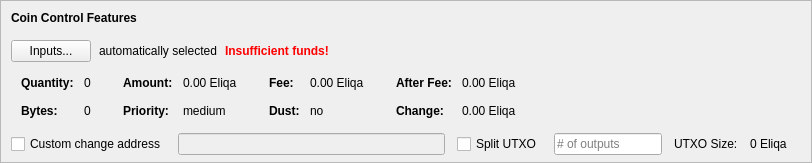
    <widget class="QFrame" name="frameCoinControl">
     <property name="sizePolicy">
      <sizepolicy hsizetype="Expanding" vsizetype="Expanding">
       <horstretch>0</horstretch>
       <verstretch>0</verstretch>
      </sizepolicy>
     </property>
     <property name="maximumSize">
      <size>
       <width>16777215</width>
       <height>16777215</height>
      </size>
     </property>
     <property name="frameShape">
      <enum>QFrame::StyledPanel</enum>
     </property>
     <property name="frameShadow">
      <enum>QFrame::Sunken</enum>
     </property>
     <layout class="QVBoxLayout" name="verticalLayoutCoinControl2">
      <property name="spacing">
       <number>0</number>
      </property>
      <property name="leftMargin">
       <number>0</number>
      </property>
      <property name="topMargin">
       <number>0</number>
      </property>
      <property name="rightMargin">
       <number>0</number>
      </property>
      <property name="bottomMargin">
       <number>6</number>
      </property>
      <item>
       <layout class="QVBoxLayout" name="verticalLayoutCoinControl" stretch="0,0,0,0,1">
        <property name="spacing">
         <number>0</number>
        </property>
        <property name="leftMargin">
         <number>10</number>
        </property>
        <property name="topMargin">
         <number>10</number>
        </property>
        <item>
         <layout class="QHBoxLayout" name="horizontalLayoutCoinControl1">
          <property name="bottomMargin">
           <number>15</number>
          </property>
          <item>
           <widget class="QLabel" name="labelCoinControlFeatures">
            <property name="sizePolicy">
             <sizepolicy hsizetype="Preferred" vsizetype="Maximum">
              <horstretch>0</horstretch>
              <verstretch>0</verstretch>
             </sizepolicy>
            </property>
            <property name="font">
             <font>
              <weight>75</weight>
              <bold>true</bold>
             </font>
            </property>
            <property name="styleSheet">
             <string notr="true">font-weight:bold;</string>
            </property>
            <property name="text">
             <string>Coin Control Features</string>
            </property>
           </widget>
          </item>
         </layout>
        </item>
        <item>
         <layout class="QHBoxLayout" name="horizontalLayoutCoinControl2" stretch="0,0,0,0">
          <property name="spacing">
           <number>8</number>
          </property>
          <property name="bottomMargin">
           <number>10</number>
          </property>
          <item>
           <widget class="QPushButton" name="pushButtonCoinControl">
            <property name="styleSheet">
             <string notr="true"/>
            </property>
            <property name="text">
             <string>Inputs...</string>
            </property>
            <property name="autoDefault">
             <bool>false</bool>
            </property>
           </widget>
          </item>
          <item>
           <widget class="QLabel" name="labelCoinControlAutomaticallySelected">
            <property name="text">
             <string>automatically selected</string>
            </property>
            <property name="margin">
             <number>5</number>
            </property>
           </widget>
          </item>
          <item>
           <widget class="QLabel" name="labelCoinControlInsuffFunds">
            <property name="font">
             <font>
              <weight>75</weight>
              <bold>true</bold>
             </font>
            </property>
            <property name="styleSheet">
             <string notr="true">color:red;font-weight:bold;</string>
            </property>
            <property name="text">
             <string>Insufficient funds!</string>
            </property>
            <property name="margin">
             <number>5</number>
            </property>
           </widget>
          </item>
          <item>
           <spacer name="horizontalSpacerCoinControl">
            <property name="orientation">
             <enum>Qt::Horizontal</enum>
            </property>
            <property name="sizeHint" stdset="0">
             <size>
              <width>40</width>
              <height>1</height>
             </size>
            </property>
           </spacer>
          </item>
         </layout>
        </item>
        <item>
         <widget class="QWidget" name="widgetCoinControl" native="true">
          <property name="sizePolicy">
           <sizepolicy hsizetype="Preferred" vsizetype="Preferred">
            <horstretch>0</horstretch>
            <verstretch>0</verstretch>
           </sizepolicy>
          </property>
          <property name="minimumSize">
           <size>
            <width>0</width>
            <height>0</height>
           </size>
          </property>
          <property name="styleSheet">
           <string notr="true"/>
          </property>
          <layout class="QHBoxLayout" name="horizontalLayoutCoinControl5">
           <property name="leftMargin">
            <number>0</number>
           </property>
           <property name="topMargin">
            <number>0</number>
           </property>
           <property name="rightMargin">
            <number>0</number>
           </property>
           <property name="bottomMargin">
            <number>0</number>
           </property>
           <item>
            <layout class="QHBoxLayout" name="horizontalLayoutCoinControl3" stretch="0,0,0,1">
             <property name="spacing">
              <number>20</number>
             </property>
             <property name="topMargin">
              <number>0</number>
             </property>
             <property name="bottomMargin">
              <number>10</number>
             </property>
             <item>
              <layout class="QFormLayout" name="formLayoutCoinControl1">
               <property name="horizontalSpacing">
                <number>10</number>
               </property>
               <property name="verticalSpacing">
                <number>14</number>
               </property>
               <property name="leftMargin">
                <number>10</number>
               </property>
               <property name="topMargin">
                <number>4</number>
               </property>
               <property name="rightMargin">
                <number>6</number>
               </property>
               <item row="0" column="0">
                <widget class="QLabel" name="labelCoinControlQuantityText">
                 <property name="font">
                  <font>
                   <weight>75</weight>
                   <bold>true</bold>
                  </font>
                 </property>
                 <property name="text">
                  <string>Quantity:</string>
                 </property>
                 <property name="margin">
                  <number>0</number>
                 </property>
                </widget>
               </item>
               <item row="0" column="1">
                <widget class="QLabel" name="labelCoinControlQuantity">
                 <property name="cursor">
                  <cursorShape>IBeamCursor</cursorShape>
                 </property>
                 <property name="contextMenuPolicy">
                  <enum>Qt::ActionsContextMenu</enum>
                 </property>
                 <property name="text">
                  <string notr="true">0</string>
                 </property>
                 <property name="margin">
                  <number>0</number>
                 </property>
                 <property name="textInteractionFlags">
                  <set>Qt::LinksAccessibleByMouse|Qt::TextSelectableByKeyboard|Qt::TextSelectableByMouse</set>
                 </property>
                </widget>
               </item>
               <item row="1" column="0">
                <widget class="QLabel" name="labelCoinControlBytesText">
                 <property name="font">
                  <font>
                   <weight>75</weight>
                   <bold>true</bold>
                  </font>
                 </property>
                 <property name="text">
                  <string>Bytes:</string>
                 </property>
                </widget>
               </item>
               <item row="1" column="1">
                <widget class="QLabel" name="labelCoinControlBytes">
                 <property name="cursor">
                  <cursorShape>IBeamCursor</cursorShape>
                 </property>
                 <property name="contextMenuPolicy">
                  <enum>Qt::ActionsContextMenu</enum>
                 </property>
                 <property name="text">
                  <string notr="true">0</string>
                 </property>
                 <property name="textInteractionFlags">
                  <set>Qt::LinksAccessibleByMouse|Qt::TextSelectableByKeyboard|Qt::TextSelectableByMouse</set>
                 </property>
                </widget>
               </item>
              </layout>
             </item>
             <item>
              <layout class="QFormLayout" name="formLayoutCoinControl2">
               <property name="horizontalSpacing">
                <number>10</number>
               </property>
               <property name="verticalSpacing">
                <number>14</number>
               </property>
               <property name="leftMargin">
                <number>6</number>
               </property>
               <property name="topMargin">
                <number>4</number>
               </property>
               <property name="rightMargin">
                <number>6</number>
               </property>
               <item row="0" column="0">
                <widget class="QLabel" name="labelCoinControlAmountText">
                 <property name="font">
                  <font>
                   <weight>75</weight>
                   <bold>true</bold>
                  </font>
                 </property>
                 <property name="text">
                  <string>Amount:</string>
                 </property>
                 <property name="margin">
                  <number>0</number>
                 </property>
                </widget>
               </item>
               <item row="0" column="1">
                <widget class="QLabel" name="labelCoinControlAmount">
                 <property name="cursor">
                  <cursorShape>IBeamCursor</cursorShape>
                 </property>
                 <property name="contextMenuPolicy">
                  <enum>Qt::ActionsContextMenu</enum>
                 </property>
                 <property name="text">
                  <string notr="true">0.00 Eliqa</string>
                 </property>
                 <property name="textInteractionFlags">
                  <set>Qt::LinksAccessibleByMouse|Qt::TextSelectableByKeyboard|Qt::TextSelectableByMouse</set>
                 </property>
                </widget>
               </item>
               <item row="1" column="0">
                <widget class="QLabel" name="labelCoinControlPriorityText">
                 <property name="font">
                  <font>
                   <weight>75</weight>
                   <bold>true</bold>
                  </font>
                 </property>
                 <property name="text">
                  <string>Priority:</string>
                 </property>
                </widget>
               </item>
               <item row="1" column="1">
                <widget class="QLabel" name="labelCoinControlPriority">
                 <property name="cursor">
                  <cursorShape>IBeamCursor</cursorShape>
                 </property>
                 <property name="contextMenuPolicy">
                  <enum>Qt::ActionsContextMenu</enum>
                 </property>
                 <property name="text">
                  <string>medium</string>
                 </property>
                 <property name="textInteractionFlags">
                  <set>Qt::LinksAccessibleByMouse|Qt::TextSelectableByKeyboard|Qt::TextSelectableByMouse</set>
                 </property>
                </widget>
               </item>
              </layout>
             </item>
             <item>
              <layout class="QFormLayout" name="formLayoutCoinControl3">
               <property name="horizontalSpacing">
                <number>10</number>
               </property>
               <property name="verticalSpacing">
                <number>14</number>
               </property>
               <property name="leftMargin">
                <number>6</number>
               </property>
               <property name="topMargin">
                <number>4</number>
               </property>
               <property name="rightMargin">
                <number>6</number>
               </property>
               <item row="0" column="0">
                <widget class="QLabel" name="labelCoinControlFeeText">
                 <property name="font">
                  <font>
                   <weight>75</weight>
                   <bold>true</bold>
                  </font>
                 </property>
                 <property name="text">
                  <string>Fee:</string>
                 </property>
                 <property name="margin">
                  <number>0</number>
                 </property>
                </widget>
               </item>
               <item row="0" column="1">
                <widget class="QLabel" name="labelCoinControlFee">
                 <property name="cursor">
                  <cursorShape>IBeamCursor</cursorShape>
                 </property>
                 <property name="contextMenuPolicy">
                  <enum>Qt::ActionsContextMenu</enum>
                 </property>
                 <property name="text">
                  <string notr="true">0.00 Eliqa</string>
                 </property>
                 <property name="textInteractionFlags">
                  <set>Qt::LinksAccessibleByMouse|Qt::TextSelectableByKeyboard|Qt::TextSelectableByMouse</set>
                 </property>
                </widget>
               </item>
               <item row="1" column="0">
                <widget class="QLabel" name="labelCoinControlLowOutputText">
                 <property name="font">
                  <font>
                   <weight>75</weight>
                   <bold>true</bold>
                  </font>
                 </property>
                 <property name="text">
                  <string>Dust:</string>
                 </property>
                </widget>
               </item>
               <item row="1" column="1">
                <widget class="QLabel" name="labelCoinControlLowOutput">
                 <property name="cursor">
                  <cursorShape>IBeamCursor</cursorShape>
                 </property>
                 <property name="contextMenuPolicy">
                  <enum>Qt::ActionsContextMenu</enum>
                 </property>
                 <property name="text">
                  <string>no</string>
                 </property>
                 <property name="textInteractionFlags">
                  <set>Qt::LinksAccessibleByMouse|Qt::TextSelectableByKeyboard|Qt::TextSelectableByMouse</set>
                 </property>
                </widget>
               </item>
              </layout>
             </item>
             <item>
              <layout class="QFormLayout" name="formLayoutCoinControl4">
               <property name="horizontalSpacing">
                <number>10</number>
               </property>
               <property name="verticalSpacing">
                <number>14</number>
               </property>
               <property name="leftMargin">
                <number>6</number>
               </property>
               <property name="topMargin">
                <number>4</number>
               </property>
               <property name="rightMargin">
                <number>6</number>
               </property>
               <item row="0" column="0">
                <widget class="QLabel" name="labelCoinControlAfterFeeText">
                 <property name="font">
                  <font>
                   <weight>75</weight>
                   <bold>true</bold>
                  </font>
                 </property>
                 <property name="text">
                  <string>After Fee:</string>
                 </property>
                 <property name="margin">
                  <number>0</number>
                 </property>
                </widget>
               </item>
               <item row="0" column="1">
                <widget class="QLabel" name="labelCoinControlAfterFee">
                 <property name="cursor">
                  <cursorShape>IBeamCursor</cursorShape>
                 </property>
                 <property name="contextMenuPolicy">
                  <enum>Qt::ActionsContextMenu</enum>
                 </property>
                 <property name="text">
                  <string notr="true">0.00 Eliqa</string>
                 </property>
                 <property name="textInteractionFlags">
                  <set>Qt::LinksAccessibleByMouse|Qt::TextSelectableByKeyboard|Qt::TextSelectableByMouse</set>
                 </property>
                </widget>
               </item>
               <item row="1" column="0">
                <widget class="QLabel" name="labelCoinControlChangeText">
                 <property name="font">
                  <font>
                   <weight>75</weight>
                   <bold>true</bold>
                  </font>
                 </property>
                 <property name="text">
                  <string>Change:</string>
                 </property>
                </widget>
               </item>
               <item row="1" column="1">
                <widget class="QLabel" name="labelCoinControlChange">
                 <property name="cursor">
                  <cursorShape>IBeamCursor</cursorShape>
                 </property>
                 <property name="contextMenuPolicy">
                  <enum>Qt::ActionsContextMenu</enum>
                 </property>
                 <property name="text">
                  <string notr="true">0.00 Eliqa</string>
                 </property>
                 <property name="textInteractionFlags">
                  <set>Qt::LinksAccessibleByMouse|Qt::TextSelectableByKeyboard|Qt::TextSelectableByMouse</set>
                 </property>
                </widget>
               </item>
              </layout>
             </item>
            </layout>
           </item>
          </layout>
         </widget>
        </item>
        <item>
         <layout class="QHBoxLayout" name="horizontalLayoutCoinControl4" stretch="0,0,0,0,0,0,0">
          <property name="spacing">
           <number>12</number>
          </property>
          <property name="sizeConstraint">
           <enum>QLayout::SetDefaultConstraint</enum>
          </property>
          <property name="topMargin">
           <number>5</number>
          </property>
          <property name="rightMargin">
           <number>5</number>
          </property>
          <item>
           <widget class="QCheckBox" name="checkBoxCoinControlChange">
            <property name="toolTip">
             <string>If this is activated, but the change address is empty or invalid, change will be sent to a newly generated address.</string>
            </property>
            <property name="text">
             <string>Custom change address</string>
            </property>
           </widget>
          </item>
          <item>
           <widget class="QValidatedLineEdit" name="lineEditCoinControlChange">
            <property name="enabled">
             <bool>false</bool>
            </property>
            <property name="sizePolicy">
             <sizepolicy hsizetype="Expanding" vsizetype="Fixed">
              <horstretch>0</horstretch>
              <verstretch>0</verstretch>
             </sizepolicy>
            </property>
           </widget>
          </item>
          <item>
           <widget class="QCheckBox" name="splitBlockCheckBox">
            <property name="text">
             <string>Split UTXO</string>
            </property>
           </widget>
          </item>
          <item>
           <widget class="QLineEdit" name="splitBlockLineEdit">
            <property name="sizePolicy">
             <sizepolicy hsizetype="Fixed" vsizetype="Fixed">
              <horstretch>50</horstretch>
              <verstretch>0</verstretch>
             </sizepolicy>
            </property>
            <property name="placeholderText">
             <string># of outputs</string>
            </property>
           </widget>
          </item>
          <item>
           <widget class="QLabel" name="labelBlockSizeText">
            <property name="text">
             <string>UTXO Size:</string>
            </property>
           </widget>
          </item>
          <item>
           <widget class="QLabel" name="labelBlockSize">
            <property name="text">
             <string>0 Eliqa</string>
            </property>
           </widget>
          </item>
          <item>
           <widget class="QLabel" name="labelCoinControlChangeLabel">
            <property name="sizePolicy">
             <sizepolicy hsizetype="Preferred" vsizetype="Expanding">
              <horstretch>0</horstretch>
              <verstretch>0</verstretch>
             </sizepolicy>
            </property>
            <property name="minimumSize">
             <size>
              <width>0</width>
              <height>0</height>
             </size>
            </property>
            <property name="text">
             <string/>
            </property>
            <property name="margin">
             <number>3</number>
            </property>
           </widget>
          </item>
         </layout>
        </item>
        <item>
         <spacer name="verticalSpacerCoinControl">
          <property name="orientation">
           <enum>Qt::Vertical</enum>
          </property>
          <property name="sizeHint" stdset="0">
           <size>
            <width>800</width>
            <height>1</height>
           </size>
          </property>
         </spacer>
        </item>
       </layout>
      </item>
     </layout>
    </widget>
